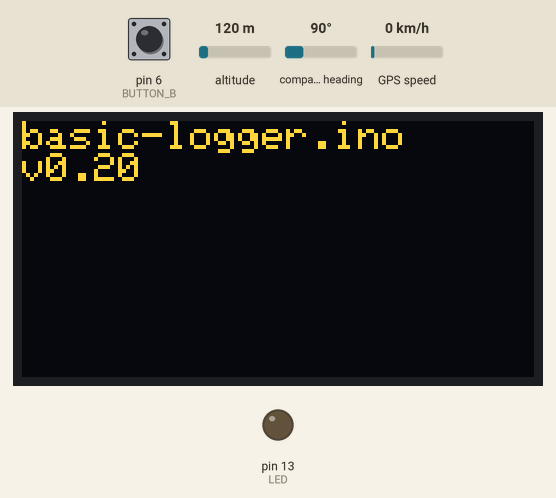
A sketch run on a simulated Arduino Mega 2560, built with avr-gcc and run on an emulated ATmega2560. Shown: 128×64 one-colour display, output pins drawn as LEDs (lit = HIGH). The inputs (shaded band) are chosen by the test bench; at power-on: pin 6 (BUTTON_B) HIGH, altitude 120 m, compass heading 90°, GPS speed 0 km/h. The OLED is the two-colour kind (top 16 rows yellow); the GPS gets a fix after 3 s at 37.7749, -122.4194 with 8 satellites; what the sketch prints to the serial monitor is not drawn.

Above: at 1.2 s.
3.6 s: pin 6 (BUTTON_B) pulled LOW for 1 s
At 5.3 s:
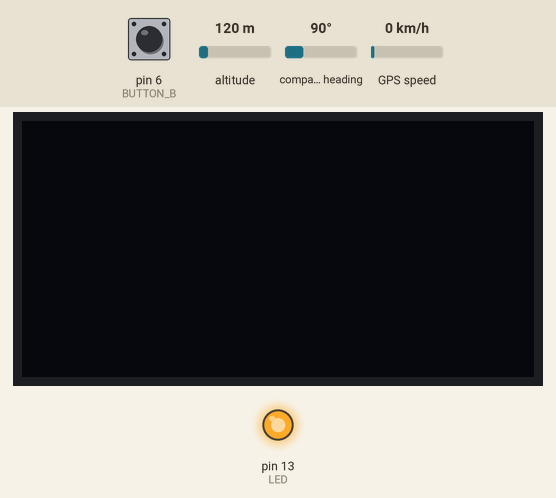
6.1 s: pin 6 (BUTTON_B) pulled LOW for 0.15 s
At 7.7 s:
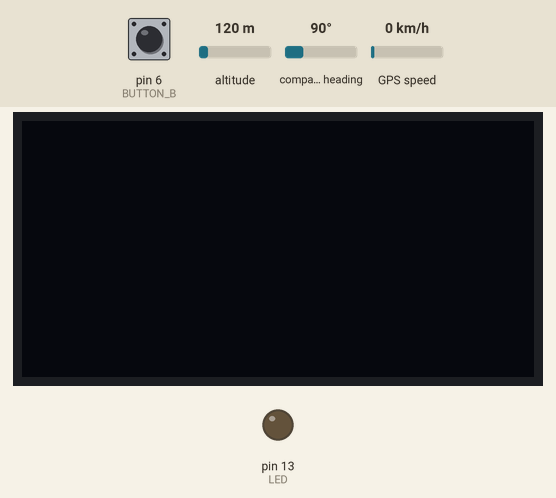
10.4 s: pin 6 (BUTTON_B) pulled LOW for 3.2 s
At 14.8 s:
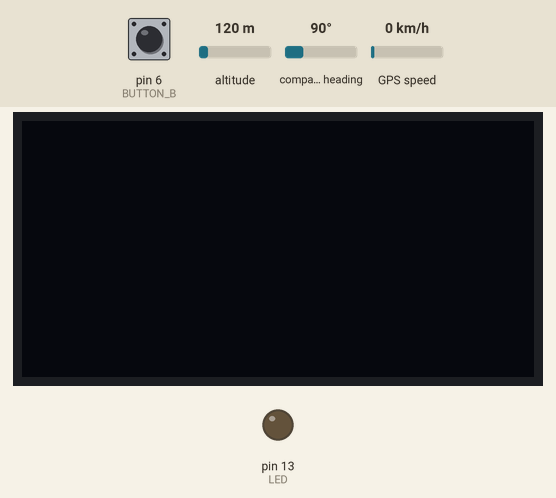
Timing chart, 0 to 16.3 s (numbered marks = the images above; inputs shaded):
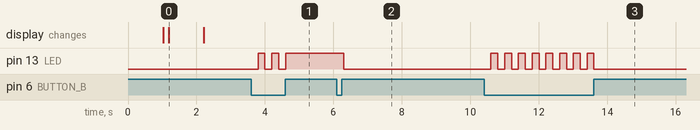

Measured:
- after the input at 3.6 s, pin 13 (LED): alternates HIGH for 0.20 s and LOW for 0.20 s, 5 changes in all, then stays HIGH, starting after 0.20 s
- after the input at 6.1 s, pin 13 (LED): HIGH → LOW after 0.20 s
- after the input at 10.4 s, pin 13 (LED): alternates HIGH for 0.20 s and LOW for 0.20 s, 16 changes in all, then stays LOW, starting after 0.20 s
- what the display in image 0 shows lasts 1.0 s, from 1.2 s to 2.2 s

The sketch:

basic-logger.ino
```cpp
// Thomas Quinn B224307 thomas.quinn93@icloud.com
// 17ELD030 - Advanced Project
// The aim of this script is act as a basic data logger for collecting
//  GPS in a controlled enviroment.

// VERSION HISTORY
// v0.1   - Started basic structure and displayed file name/version on serial
//            port & on OLED.
// v0.2   - Added GPS module but found bug that doesn't update screen.

// HARDWARE (From https://shop.pimoroni.com)
// Adafruit Feather M0 Adalogger     - ADA2796.
// Adafruit FeatherWing - RTC + SD   - ADA2992.
// Adafruit FeatherWing OLED         - ADA2900.

// I/O (Determined via stackable board layout)
// Button B   - Pin 6.
// Battery V  - Pin 9.

#define name "basic-logger.ino"
#define version 0.2
#define BUTTON_B 6
#define debug 0
#define GPSSerial Serial1

// Libraries
#include <SPI.h>
#include <Wire.h>
#include <Adafruit_GFX.h>
#include <Adafruit_SSD1306.h>
#include <Adafruit_GPS.h>

#if defined(ARDUINO_SAMD_ZERO) && defined(SERIAL_PORT_USBVIRTUAL)
// Required for Serial on Zero based boards
#define Serial SERIAL_PORT_USBVIRTUAL
#endif

// Objects
Adafruit_SSD1306 display = Adafruit_SSD1306();
Adafruit_GPS GPS(&GPSSerial);

// Pin Variables
uint8_t LED  = 13;

// Global Varaibles
uint8_t menu = 0;
char logg[]  = "LOGGING";
char nlogg[] = "NOT LOGGING";
uint32_t timer = millis();

int gpsHour     = 0;
int gpsMinute   = 0;
int gpsSecond   = 0;
int gpsDay      = 0;
int gpsMonth    = 0;
int gpsYear     = 0;
int gpsFix      = 0;
int gpsQuality  = 0;
int gpsLatitude = 0;
int gpsLat      = 0;
int gpsLongitude= 0;
int gpsLon      = 0;
int gpsSpeed    = 0;
int gpsAngle    = 0;
int gpsAlt      = 0;
int gpsSats     = 0;

void setup() {
  // Serial setup
  Serial.begin(115200);
  if (debug == 1) {
   while(!Serial);
  };
  Serial.println(name);
  Serial.print("v");
  Serial.println(version);

  // GPS setup
  // 9600 NMEA is the default baud rate for Adafruit MTK GPS's- some use 4800
  GPS.begin(9600);
  GPS.sendCommand(PMTK_SET_NMEA_OUTPUT_RMCGGA);
  GPS.sendCommand(PMTK_SET_NMEA_UPDATE_1HZ); // 1 Hz update rate
  GPS.sendCommand(PGCMD_ANTENNA);
  delay(1000);

  // OLED setup
  display.begin(SSD1306_SWITCHCAPVCC, 0x3C);
  delay(100);
  display.clearDisplay();
  display.display();

  display.setTextSize(1);
  display.setTextColor(WHITE);
  display.setCursor(0,0);
  display.println(name);
  display.print("v");
  display.println(version);
  display.setCursor(0,0);
  display.display();
  delay(1000);
  display.clearDisplay();
  display.display();

  // I/O setup
  pinMode(BUTTON_B, INPUT_PULLUP);
  pinMode(LED, OUTPUT);
  delay(100);
}

void loop() {
  gpsData();

  //oledUpdate();

  switch (menu) {
    case 1:
    logging();
    break;
    default:
    idle();
    break;
  }

  if (! digitalRead(BUTTON_B)) {
    menu++;
    delay(200);
  }

  if (menu > 1) {
    menu = 0;
  }
  Serial.print(gpsHour);
  Serial.print(":");
  Serial.print(gpsMinute);
  Serial.print(":");
  Serial.println(gpsSecond);
}
void oledUpdate() {
  // setup display
  display.clearDisplay();
  display.setTextSize(1);
  display.setTextColor(WHITE);

  // print header bar to display
  // print time & date
  display.setCursor(0,0);
  display.print(gpsHour);
  display.print(":");
  display.print(gpsMinute);
  display.print(":");
  display.print(gpsSecond);
  display.setCursor(80,0);
  display.print(gpsDay);
  display.print("/");
  display.print(gpsMonth);
  display.print("/");
  display.print(gpsYear);

  // print footer bar to display
  // print number of satelites avaliable
  display.setCursor(0,25);
  display.print("SATS: ");
  display.print(gpsSats);

  // print menu
  // switch (menu) {
  //   case 1:
  //   // print device mode
  //   display.setCursor(43,12);
  //   display.print(logg);
  //   break;
  //   default:
  //   // print device mode
  //   display.setCursor(32,12);
  //   display.print(nlogg);
  //   break;
  // }

  // print SD capacity
  display.setCursor(80,25);
  display.print("??.?? GB");

  display.display();
  //Serial.println("Display Update");
}
void logging() {
  // print to serial
  //Serial.println(logg);

  // turn on LED
  digitalWrite(LED, HIGH);
}

void idle() {
  // print to serial
  //Serial.println(nlogg);

  // turn off LED
  digitalWrite(LED, LOW);
}

void gpsData() // run over and over again
{
  // read data from the GPS in the 'main loop'
  char c = GPS.read();
  // if a sentence is received, we can check the checksum, parse it...
  if (GPS.newNMEAreceived()) {
    // a tricky thing here is if we print the NMEA sentence, or data
    // we end up not listening and catching other sentences!
    // so be very wary if using OUTPUT_ALLDATA and trytng to print out data
    //Serial.println(GPS.lastNMEA()); // this also sets the newNMEAreceived() flag to false
    if (!GPS.parse(GPS.lastNMEA())) // this also sets the newNMEAreceived() flag to false
    return; // we can fail to parse a sentence in which case we should just wait for another
  }
  // if millis() or timer wraps around, we'll just reset it
  if (timer > millis()) timer = millis();

  // approximately every 2 seconds or so, print out the current stats
  if (millis() - timer > 2000) {
    timer = millis(); // reset the timer
    //Serial.println("GPS Read");
    gpsHour     = GPS.hour;
    gpsMinute   = GPS.minute;
    gpsSecond   = GPS.seconds;
    gpsDay      = GPS.day;
    gpsMonth    = GPS.month;
    gpsYear     = GPS.year;
    gpsFix      = (int)GPS.fix;
    gpsQuality  = (int)GPS.fixquality;
    gpsLatitude = GPS.latitude;
    gpsLat      = GPS.lat;
    gpsLongitude= GPS.longitude;
    gpsLon      = GPS.lon;
    gpsSpeed    = GPS.speed;
    gpsAngle    = GPS.angle;
    gpsAlt      = GPS.altitude;
    gpsSats     = (int)GPS.satellites;
  }
}
```
